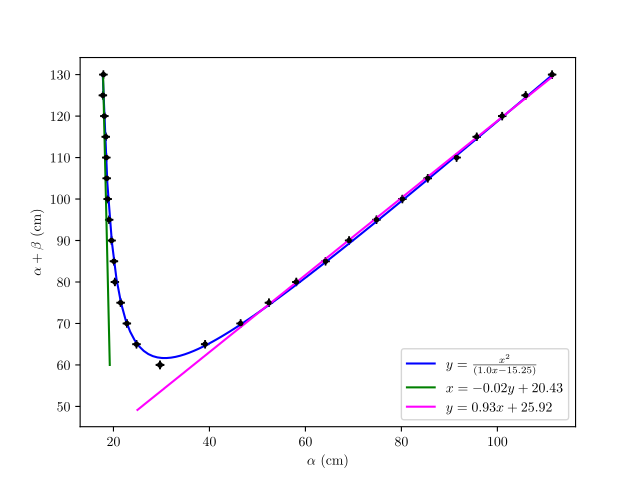

Python code for this plot:
import numpy as np
import matplotlib.pyplot as plt
from matplotlib import rc
import pandas as pd
from scipy.optimize import curve_fit

# Write with LaTeX
rc('text', usetex=True)
rc('font', family='serif')

# Read .csv file
file = pd.read_csv('Exp1.csv', header=None)

a = file[1][1:16]
a = np.array([float(i) for i in a])
da = np.array([0.05 for i in range(15)])

b = file[2][1:16]
b = np.array([float(i) for i in b])
db = np.array([0.05 for i in range(15)])

aa = file[3][1:16]
aa = np.array([float(i) for i in aa])
daa = np.array([0.05 for i in range(15)])

bb = file[4][1:16]
bb = np.array([float(i) for i in bb])
dbb = np.array([0.05 for i in range(15)])

# Consentrate Measurements
y = np.concatenate((a,aa)) + np.concatenate((b,bb))
x = np.concatenate((a,aa))

# Compute Errors with error propagation rule
dy = np.sqrt(2) * np.concatenate((da,daa))
dx = np.concatenate((da,daa))

# Fit to Data
# Functions to fit
def func(x, a, b):
    return x**2/(a * x + b)

def f(x, a, b):
    return a * x + b

def F(y, a, b):
    return a * y + b

# Use not only the data but also its errors
popt, pcov = curve_fit(func, xdata=x, ydata=y, sigma=1./(dy*dy))
err = np.sqrt(np.diag(pcov))

popt1, pcov1 = curve_fit(F, xdata=y[:3], ydata=x[:3], sigma=1./(dx[:3]*dx[:3]))
err1 = np.sqrt(np.diag(pcov1))

popt2, pcov2 = curve_fit(f, xdata=x[15:-2], ydata=y[15:-2], sigma=1./(dy[15:-2]*dy[15:-2]))
err2 = np.sqrt(np.diag(pcov2))

# Plot to Visualize
fig, ax = plt.subplots(1,1)

xx = np.linspace(17.78, 111.6, 100)
yy1 = np.linspace(60, 130, 20)
xx2 = np.linspace(25, 111.5, 20)

ax.errorbar(x, y, xerr=dx, yerr=dy, color='black', capsize=3, elinewidth=1, markeredgewidth=1, linestyle='None', marker='.')
ax.plot(xx, func(xx, *popt), label='$y=\\frac{x^2}{(%1.1f x  %1.2f)}$' % (popt[0], popt[1]), color = 'blue')
ax.plot(F(yy1, *popt1), yy1, label='$x=%.2f y + %.2f$' % (popt1[0], popt1[1]), color = 'green')
ax.plot(xx2, f(xx2, *popt2), label='$y=%.2f x + %.2f$' % (popt2[0], popt2[1]), color = 'magenta')
ax.set_xlabel("$\\alpha$ $(\mathrm{cm})$")
ax.set_ylabel("$\\alpha+\\beta$ $(\mathrm{cm})$")
ax.legend()

fig.tight_layout()

plt.show()

# Print line slopes and constant coefficients
print(f" a ± da = {popt[0]} ± {err[0]},\n\n b ± db = {popt[1]} ± {err[1]}\n\n\n")
print(f" a ± da = {popt1[0]} ± {err1[0]},\n\n b ± db = {popt1[1]} ± {err1[1]}\n\n\n")
print(f" a ± da = {popt2[0]} ± {err2[0]},\n\n b ± db = {popt2[1]} ± {err2[1]}")
